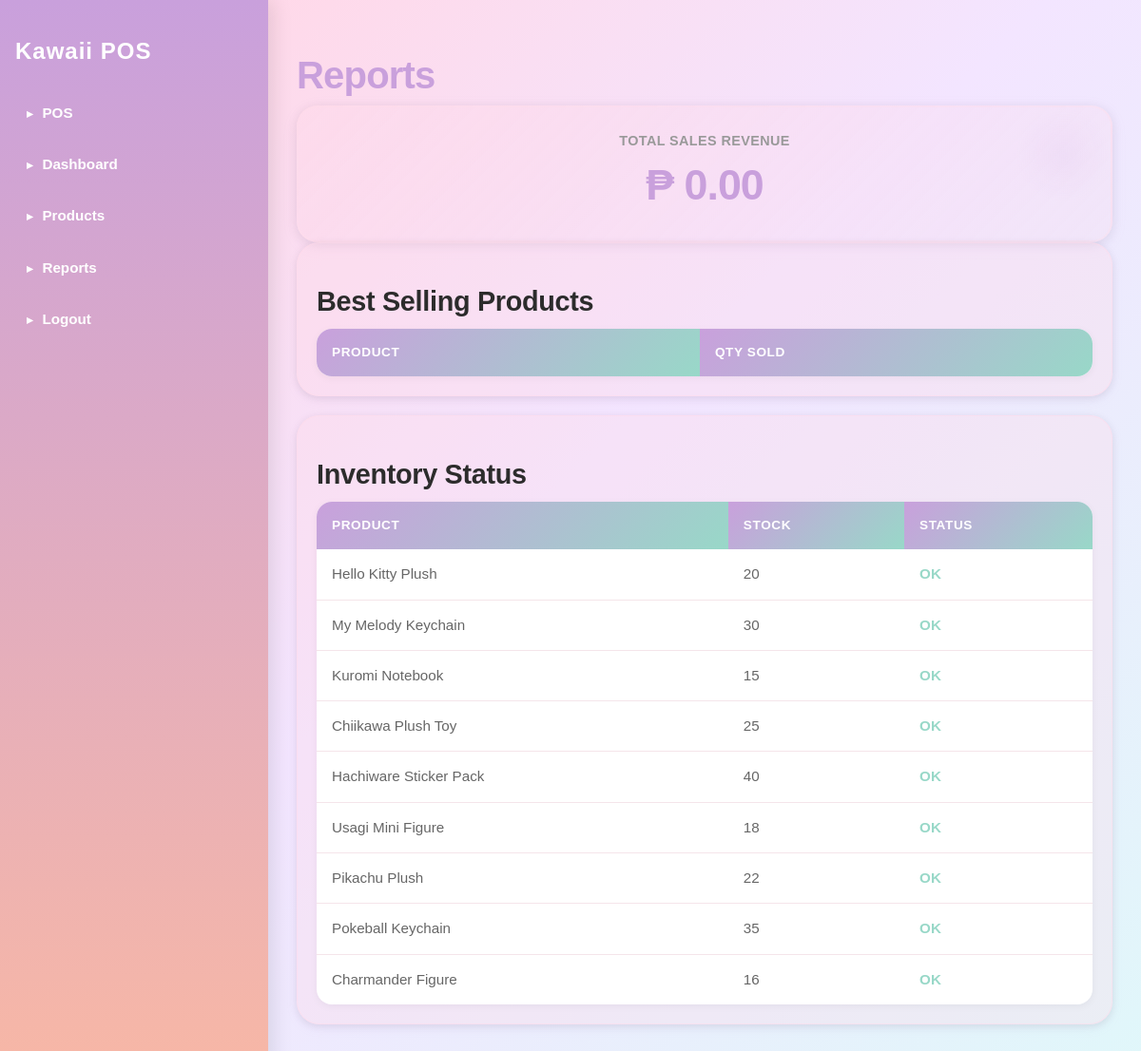
/reports.php (signed in), run on the app's committed database.
### tables this page shows
CREATE TABLE `inventory` (
  `id` int(11) NOT NULL,
  `product_id` int(11) DEFAULT NULL,
  `stock` int(11) NOT NULL CHECK (`stock` >= 0)
);

CREATE TABLE `products` (
  `id` int(11) NOT NULL,
  `name` varchar(100) NOT NULL,
  `image` varchar(255) DEFAULT NULL,
  `category_id` int(11) DEFAULT NULL,
  `price` decimal(10,2) NOT NULL
);

### reports.php (the view, shortened to what this page needs)
<?php
include 'db.php';
$sales = $conn->query("SELECT SUM(total) as total FROM sales")->fetch_assoc()['total'];
?>
<!DOCTYPE html>
<html>
<head>
    <link rel="stylesheet" href="style.css">
</head>
<body>
<div class="layout">
    <div class="sidebar">
        <h2>Kawaii POS</h2>
        <a href="pos.php">POS</a>
        <a href="dashboard.php">Dashboard</a>
        <a href="product_manager.php">Products</a>
        <a href="reports.php">Reports</a>
        <a href="logout.php">Logout</a>
    </div>
    <div class="main">
        <h1>Reports</h1>
        <div class="stat-card">
            <p>Total Sales Revenue</p>
            <h3>₱ <?php echo number_format($sales ?? 0, 2); ?></h3>
        </div>
        <div class="card">
            <h2>Best Selling Products</h2>
            <table>
                <tr>
                    <th>Product</th>
                    <th>Qty Sold</th>
                </tr>
            </table>
        </div>
        <div class="card">
            <h2>Inventory Status</h2>
            <table>
                <tr>
                    <th>Product</th>
                    <th>Stock</th>
                    <th>Status</th>
                </tr>
                <?php
                $inv = $conn->query("
                SELECT products.name, inventory.stock
                FROM inventory
                INNER JOIN products ON products.id = inventory.product_id
                ");
                while($i = $inv->fetch_assoc()){
                    $status = ($i['stock'] <= 10) ? "LOW" : "OK";
                ?>
                <tr>
                    <td><?php echo $i['name']; ?></td>
                    <td><?php echo $i['stock']; ?></td>
                    <td style="color:<?php echo ($status=='LOW')?'#f7b7a6':'#98d8c8'; ?>; font-weight: 700;">
                        <?php echo $status; ?>
                    </td>
                </tr>
                <?php } ?>
            </table>
        </div>
    </div>
</div>
</body>
</html>

### data on the page
inventory: product.name "Hello Kitty Plush", stock "20", stock "OK"
inventory: product.name "My Melody Keychain", stock "30", stock "OK"
inventory: product.name "Kuromi Notebook", stock "15", stock "OK"
inventory: product.name "Chiikawa Plush Toy", stock "25", stock "OK"
inventory: product.name "Hachiware Sticker Pack", stock "40", stock "OK"
inventory: product.name "Usagi Mini Figure", stock "18", stock "OK"
inventory: product.name "Pikachu Plush", stock "22", stock "OK"
inventory: product.name "Pokeball Keychain", stock "35", stock "OK"
inventory: product.name "Charmander Figure", stock "16", stock "OK"

### other printed values
$sales "0.00"
